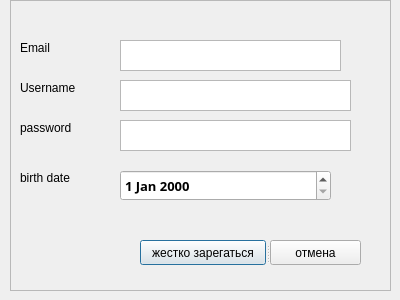
<?xml version="1.0" encoding="UTF-8"?>
<ui version="4.0">
 <class>reg_form</class>
 <widget class="QDialog" name="reg_form">
  <property name="geometry">
   <rect>
    <x>0</x>
    <y>0</y>
    <width>400</width>
    <height>300</height>
   </rect>
  </property>
  <property name="windowTitle">
   <string>Dialog</string>
  </property>
  <property name="styleSheet">
   <string notr="true">background: qlineargradient(
    x1: 0, y1: 0, x2: 1, y2: 1, 
    stop: 0 #A8D8FF, stop: 1 #F0E1FF
);
font-family: &quot;Noto Sans&quot;;</string>
  </property>
  <widget class="QFrame" name="reg_frame">
   <property name="geometry">
    <rect>
     <x>10</x>
     <y>0</y>
     <width>381</width>
     <height>291</height>
    </rect>
   </property>
   <property name="frameShape">
    <enum>QFrame::Shape::StyledPanel</enum>
   </property>
   <property name="frameShadow">
    <enum>QFrame::Shadow::Raised</enum>
   </property>
   <widget class="QTextEdit" name="reg_email_input">
    <property name="geometry">
     <rect>
      <x>110</x>
      <y>40</y>
      <width>221</width>
      <height>31</height>
     </rect>
    </property>
    <property name="font">
     <font>
      <family>Noto Sans</family>
      <pointsize>10</pointsize>
      <bold>true</bold>
     </font>
    </property>
    <property name="styleSheet">
     <string notr="true">color: #000000;</string>
    </property>
    <property name="html">
     <string>&lt;!DOCTYPE HTML PUBLIC &quot;-//W3C//DTD HTML 4.0//EN&quot; &quot;http://www.w3.org/TR/REC-html40/strict.dtd&quot;&gt;
&lt;html&gt;&lt;head&gt;&lt;meta name=&quot;qrichtext&quot; content=&quot;1&quot; /&gt;&lt;meta charset=&quot;utf-8&quot; /&gt;&lt;style type=&quot;text/css&quot;&gt;
p, li { white-space: pre-wrap; }
hr { height: 1px; border-width: 0; }
li.unchecked::marker { content: &quot;\2610&quot;; }
li.checked::marker { content: &quot;\2612&quot;; }
&lt;/style&gt;&lt;/head&gt;&lt;body style=&quot; font-family:'Noto Sans'; font-size:10pt; font-weight:700; font-style:normal;&quot;&gt;
&lt;p style=&quot;-qt-paragraph-type:empty; margin-top:12px; margin-bottom:12px; margin-left:0px; margin-right:0px; -qt-block-indent:0; text-indent:0px;&quot;&gt;&lt;br /&gt;&lt;/p&gt;&lt;/body&gt;&lt;/html&gt;</string>
    </property>
   </widget>
   <widget class="QTextEdit" name="reg_username_input">
    <property name="geometry">
     <rect>
      <x>110</x>
      <y>80</y>
      <width>231</width>
      <height>31</height>
     </rect>
    </property>
    <property name="font">
     <font>
      <family>Noto Sans</family>
      <pointsize>10</pointsize>
      <bold>true</bold>
     </font>
    </property>
    <property name="styleSheet">
     <string notr="true">color: #000000;</string>
    </property>
    <property name="html">
     <string>&lt;!DOCTYPE HTML PUBLIC &quot;-//W3C//DTD HTML 4.0//EN&quot; &quot;http://www.w3.org/TR/REC-html40/strict.dtd&quot;&gt;
&lt;html&gt;&lt;head&gt;&lt;meta name=&quot;qrichtext&quot; content=&quot;1&quot; /&gt;&lt;meta charset=&quot;utf-8&quot; /&gt;&lt;style type=&quot;text/css&quot;&gt;
p, li { white-space: pre-wrap; }
hr { height: 1px; border-width: 0; }
li.unchecked::marker { content: &quot;\2610&quot;; }
li.checked::marker { content: &quot;\2612&quot;; }
&lt;/style&gt;&lt;/head&gt;&lt;body style=&quot; font-family:'Noto Sans'; font-size:10pt; font-weight:700; font-style:normal;&quot;&gt;
&lt;p style=&quot;-qt-paragraph-type:empty; margin-top:12px; margin-bottom:12px; margin-left:0px; margin-right:0px; -qt-block-indent:0; text-indent:0px;&quot;&gt;&lt;br /&gt;&lt;/p&gt;&lt;/body&gt;&lt;/html&gt;</string>
    </property>
   </widget>
   <widget class="QTextEdit" name="reg_pwd_input">
    <property name="geometry">
     <rect>
      <x>110</x>
      <y>120</y>
      <width>231</width>
      <height>31</height>
     </rect>
    </property>
    <property name="font">
     <font>
      <family>Noto Sans</family>
      <pointsize>10</pointsize>
      <bold>true</bold>
     </font>
    </property>
    <property name="styleSheet">
     <string notr="true">color: #000000;</string>
    </property>
    <property name="html">
     <string>&lt;!DOCTYPE HTML PUBLIC &quot;-//W3C//DTD HTML 4.0//EN&quot; &quot;http://www.w3.org/TR/REC-html40/strict.dtd&quot;&gt;
&lt;html&gt;&lt;head&gt;&lt;meta name=&quot;qrichtext&quot; content=&quot;1&quot; /&gt;&lt;meta charset=&quot;utf-8&quot; /&gt;&lt;style type=&quot;text/css&quot;&gt;
p, li { white-space: pre-wrap; }
hr { height: 1px; border-width: 0; }
li.unchecked::marker { content: &quot;\2610&quot;; }
li.checked::marker { content: &quot;\2612&quot;; }
&lt;/style&gt;&lt;/head&gt;&lt;body style=&quot; font-family:'Noto Sans'; font-size:10pt; font-weight:700; font-style:normal;&quot;&gt;
&lt;p style=&quot;-qt-paragraph-type:empty; margin-top:12px; margin-bottom:12px; margin-left:0px; margin-right:0px; -qt-block-indent:0; text-indent:0px;&quot;&gt;&lt;br /&gt;&lt;/p&gt;&lt;/body&gt;&lt;/html&gt;</string>
    </property>
   </widget>
   <widget class="QDateEdit" name="reg_date_input">
    <property name="geometry">
     <rect>
      <x>110</x>
      <y>170</y>
      <width>211</width>
      <height>31</height>
     </rect>
    </property>
    <property name="font">
     <font>
      <family>Noto Sans</family>
      <pointsize>10</pointsize>
      <bold>true</bold>
     </font>
    </property>
    <property name="styleSheet">
     <string notr="true">color: #000000</string>
    </property>
   </widget>
   <widget class="QLabel" name="reg_email_label">
    <property name="geometry">
     <rect>
      <x>10</x>
      <y>40</y>
      <width>61</width>
      <height>16</height>
     </rect>
    </property>
    <property name="styleSheet">
     <string notr="true">color: #000000;</string>
    </property>
    <property name="text">
     <string>Email</string>
    </property>
   </widget>
   <widget class="QLabel" name="reg_username_label">
    <property name="geometry">
     <rect>
      <x>10</x>
      <y>80</y>
      <width>61</width>
      <height>16</height>
     </rect>
    </property>
    <property name="styleSheet">
     <string notr="true">color: #000000;</string>
    </property>
    <property name="text">
     <string>Username</string>
    </property>
   </widget>
   <widget class="QLabel" name="reg_pwd_label">
    <property name="geometry">
     <rect>
      <x>10</x>
      <y>120</y>
      <width>61</width>
      <height>16</height>
     </rect>
    </property>
    <property name="styleSheet">
     <string notr="true">color: #000000;</string>
    </property>
    <property name="text">
     <string>password</string>
    </property>
   </widget>
   <widget class="QLabel" name="reg_date_label">
    <property name="geometry">
     <rect>
      <x>10</x>
      <y>170</y>
      <width>71</width>
      <height>16</height>
     </rect>
    </property>
    <property name="styleSheet">
     <string notr="true">color: #000000;</string>
    </property>
    <property name="text">
     <string>birth date</string>
    </property>
   </widget>
   <widget class="QSplitter" name="reg_button_split">
    <property name="geometry">
     <rect>
      <x>130</x>
      <y>240</y>
      <width>221</width>
      <height>25</height>
     </rect>
    </property>
    <property name="orientation">
     <enum>Qt::Orientation::Horizontal</enum>
    </property>
    <widget class="QPushButton" name="reg_accept_button">
     <property name="styleSheet">
      <string notr="true">color: #000000</string>
     </property>
     <property name="text">
      <string>жестко зарегаться</string>
     </property>
    </widget>
    <widget class="QPushButton" name="reg_cancel_button">
     <property name="styleSheet">
      <string notr="true">color: #000000</string>
     </property>
     <property name="text">
      <string>отмена</string>
     </property>
    </widget>
   </widget>
  </widget>
 </widget>
 <resources/>
 <connections/>
</ui>
